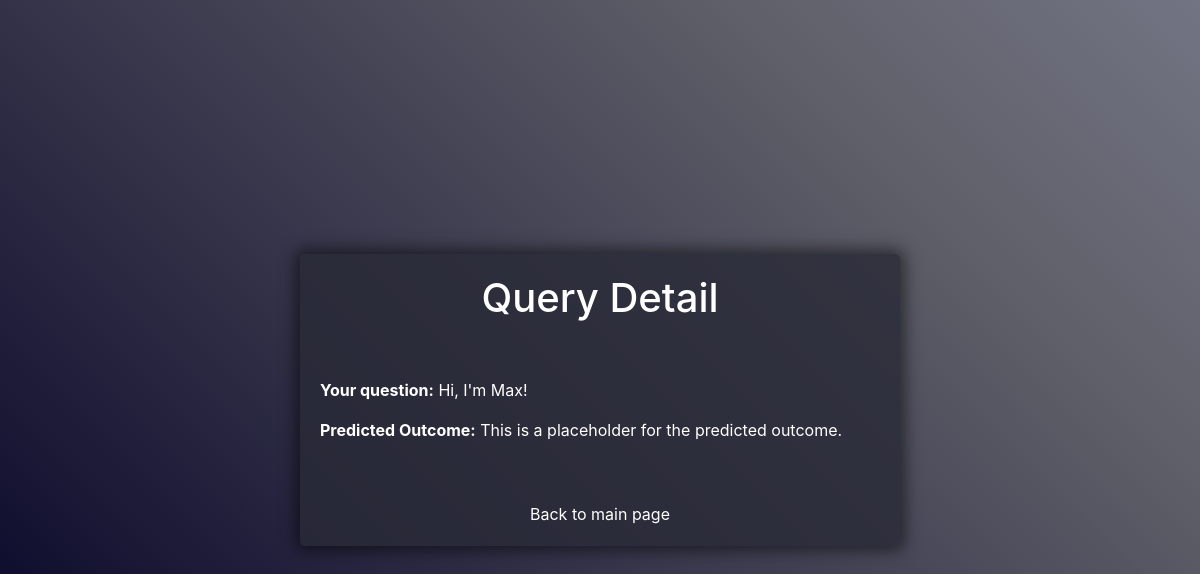
/query/34/, run on the app's committed database.
### predictor/models.py (models this page shows, shortened)
class QueryHistory(models.Model):
    query_text = models.TextField(max_length=255)
    user = models.ForeignKey("auth.User", on_delete=models.CASCADE)
    predicted_outcome = models.CharField(max_length=255, default="Something gone wrong")
    timestamp = models.DateTimeField(auto_now_add=True)

### predictor/views.py (the view)
# urls.py: path("query/<int:query_id>/", views.query_detail, name="query_detail"),
def query_detail(request, query_id):
    query_detail = get_object_or_404(QueryHistory, pk=query_id)
    return render(request, "question.html", {"query_detail": query_detail})

### predictor/templates/question.html (shortened to what this page needs)
<!DOCTYPE html>
<html lang="en">
<head>
    <link rel="stylesheet" href="https://stackpath.bootstrapcdn.com/bootstrap/4.5.2/css/bootstrap.min.css">
</head>
<body>
    <div class="container">
        <h1>Query Detail</h1>
        <br>
        <br>
        <strong>Your question:</strong> {{ query_detail.query_text }}<p>
        <p><strong>Predicted Outcome:</strong> {{ query_detail.predicted_outcome }}</p>
        <br>
        <a href="{% url 'predict_legal_outcome' %}" class="back-button">Back to main page</a>
    </div>
</body>
</html>

### predictor/templates/question.html (style rules this page uses)
body { background: rgb(2,0,36); background: linear-gradient(45deg, rgba(2,0,36,1) 0%, rgba(95,95,105,1) 76%, rgba(114,116,131,1) 100%); min-height: 100vh; display: flex; align-items: center; justify-content: center; color: #ffffff; }
.container { width: 50%; padding: 20px; border-radius: 5px; background-color: rgba(40, 42, 54, 0.8); box-shadow: 0px 0px 15px 5px rgba(0,0,0,0.5); }
h1 { text-align: center; }
strong { color: #ffffff; }
.back-button { display: block; margin-top: 20px; text-align: center; color: #ffffff; text-decoration: none; }

### data on the page
QueryHistory: query_text "Hi, I'm Max!", predicted_outcome "This is a placeholder for the predicted outcome."
